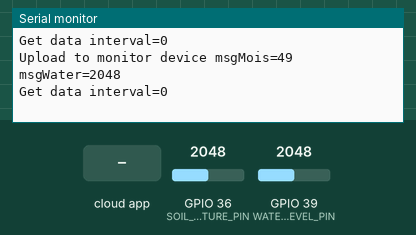
Simulated run of this sketch. Board: ESP32. Parts: the last lines printed to the serial monitor. Inputs (shaded band) come from the test bench; at power-on: GPIO 36 (SOIL_MOISTURE_PIN) = 2048, GPIO 39 (WATER_LEVEL_PIN) = 2048. WiFi joins after 1.5 s; servers stay silent unless stated; the Firebase database answers and starts empty.

Above: at 2.8 s.
2.9 s: GPIO 36 (SOIL_MOISTURE_PIN) set to 2866
At 2.99 s:
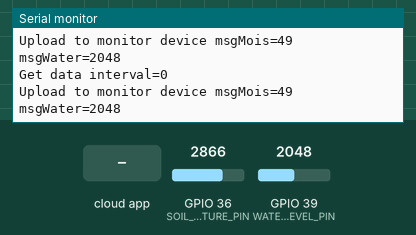
4.4 s: GPIO 39 (WATER_LEVEL_PIN) set to 2866
At 4.56 s:
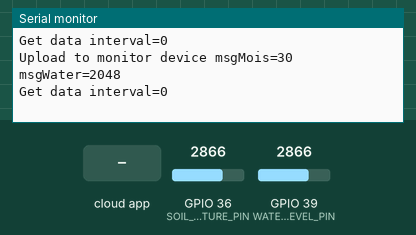
5.9 s: the phone or cloud app sets userRequest to 1
At 6.37 s:
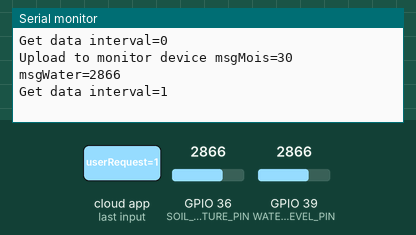
7.4 s: GPIO 36 (SOIL_MOISTURE_PIN) set to 3603
At 7.72 s:
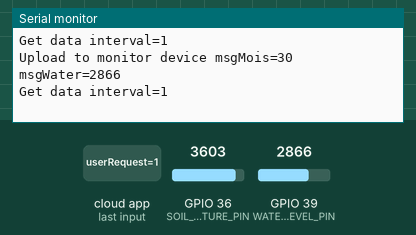
8.9 s: GPIO 39 (WATER_LEVEL_PIN) set to 3603
At 9.07 s:
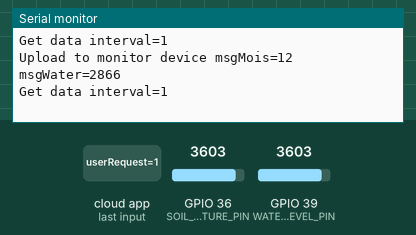
Timing chart, 0 to 11.4 s (numbered marks = the images above; inputs shaded):
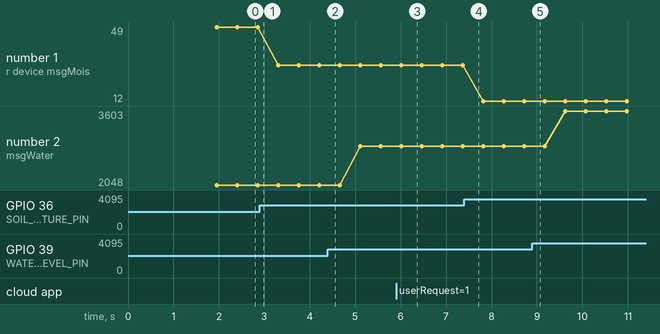

The sketch:

P_Pemantau2.ino
```cpp
#include <Firebase_ESP_Client.h>
#include <TaskScheduler.h>
#include <WiFi.h>

// #define WIFI_SSID "SPEEDY"
// #define WIFI_PASSWORD "suherman"
#define WIFI_SSID "Galaxy M33 5G"
#define WIFI_PASSWORD "anggaganteng"
#define SOIL_MOISTURE_PIN A0
#define WATER_LEVEL_PIN A3
#define DATABASE_URL "https://fertigation-system-389e8-default-rtdb.firebaseio.com/"
#define API_KEY "AIzaSyBZvwV5-74YkBUlphAYpuyFsHIQVyfRHW4"

Scheduler userScheduler;

int interval, moistureVal, waterLevelVal;
String BASE_URL = "/monitoring/2X0JeST2hUe8K5qLpk5f6gCC0zO2/13kjh123kj1h3j12h21312kjhasdasd/monitorDevice/2/";

int soilMoisture();
int waterLevel();
void sendMessage();

Task taskSendMessage(interval, TASK_FOREVER, &sendMessage);
FirebaseData fbdo;
FirebaseAuth auth;
FirebaseConfig config;

void sendMessage() {
  moistureVal = soilMoisture();
  waterLevelVal = waterLevel();
  Firebase.RTDB.setInt(&fbdo, BASE_URL + "moisture", moistureVal);
  Firebase.RTDB.setInt(&fbdo, BASE_URL + "waterLevel", waterLevelVal);
  Serial.printf("Upload to monitor device msgMois=%d msgWater=%d\n", moistureVal, waterLevelVal);

  if(Firebase.RTDB.getInt(&fbdo, "/controlling/2X0JeST2hUe8K5qLpk5f6gCC0zO2/interval/userRequest")){
    if(fbdo.dataType() == "int"){
      interval = fbdo.intData();
      Serial.printf("Get data interval=%d\n", interval);
    }
  }

  taskSendMessage.setInterval(interval);
}

void setup() {
  Serial.begin(115200);

  WiFi.begin(WIFI_SSID, WIFI_PASSWORD);
  Serial.print("Connecting to ");
  Serial.print(WIFI_SSID);
  while (WiFi.status() != WL_CONNECTED)
  {
    Serial.print(".");
    delay(500);
  }
  Serial.println();
  Serial.print("Connected with IP: ");
  Serial.println(WiFi.localIP());
  Serial.println();

  config.api_key = API_KEY;
  config.database_url = DATABASE_URL;

  if (Firebase.signUp(&config, &auth, "", "")){
    Serial.println("Firebase Connected");
  }
  else{
    Serial.printf("%s\n", config.signer.signupError.message.c_str());
  }

  Firebase.begin(&config, &auth);
  Firebase.reconnectWiFi(true);

  if(Firebase.RTDB.getInt(&fbdo, "/controlling/2X0JeST2hUe8K5qLpk5f6gCC0zO2/interval/userRequest")){
    if(fbdo.dataType() == "int"){
      interval = fbdo.intData();
      Serial.printf("Get data interval=%d\n", interval);
    }
  }

  userScheduler.init();
  userScheduler.addTask(taskSendMessage);
  taskSendMessage.enable();
}

void loop() {
  userScheduler.execute();
  interval = 5000;
}
```

soil_moisture.ino
```cpp
int soilMoisture()
{
  int sensorValue = analogRead(SOIL_MOISTURE_PIN);
  int convertedMoisture = ( 100 - ( (sensorValue/4095.00) * 100 ) );
//  Serial.print("Moisture = ");
//  Serial.print(convertedMoisture);
//  Serial.println("%");
  return convertedMoisture;
  delay(1000);
}
```

water_level.ino
```cpp
int waterLevel() {
  int sensorValue = analogRead(WATER_LEVEL_PIN);
  // Serial.print("Water Level = ");
  // Serial.println(sensorValue);
  return sensorValue;
  delay(1000);
}
```

Measured:
- after the input at 5.9 s, the serial monitor: prints a new line after 0.26 s (image 3)
- plotted number 1: 49 → 30 after the input at 2.9 s, 30 → 12 after the input at 7.4 s
- plotted number 2: 2048 → 2866 after the input at 4.4 s, 2866 → 3603 after the input at 8.9 s
